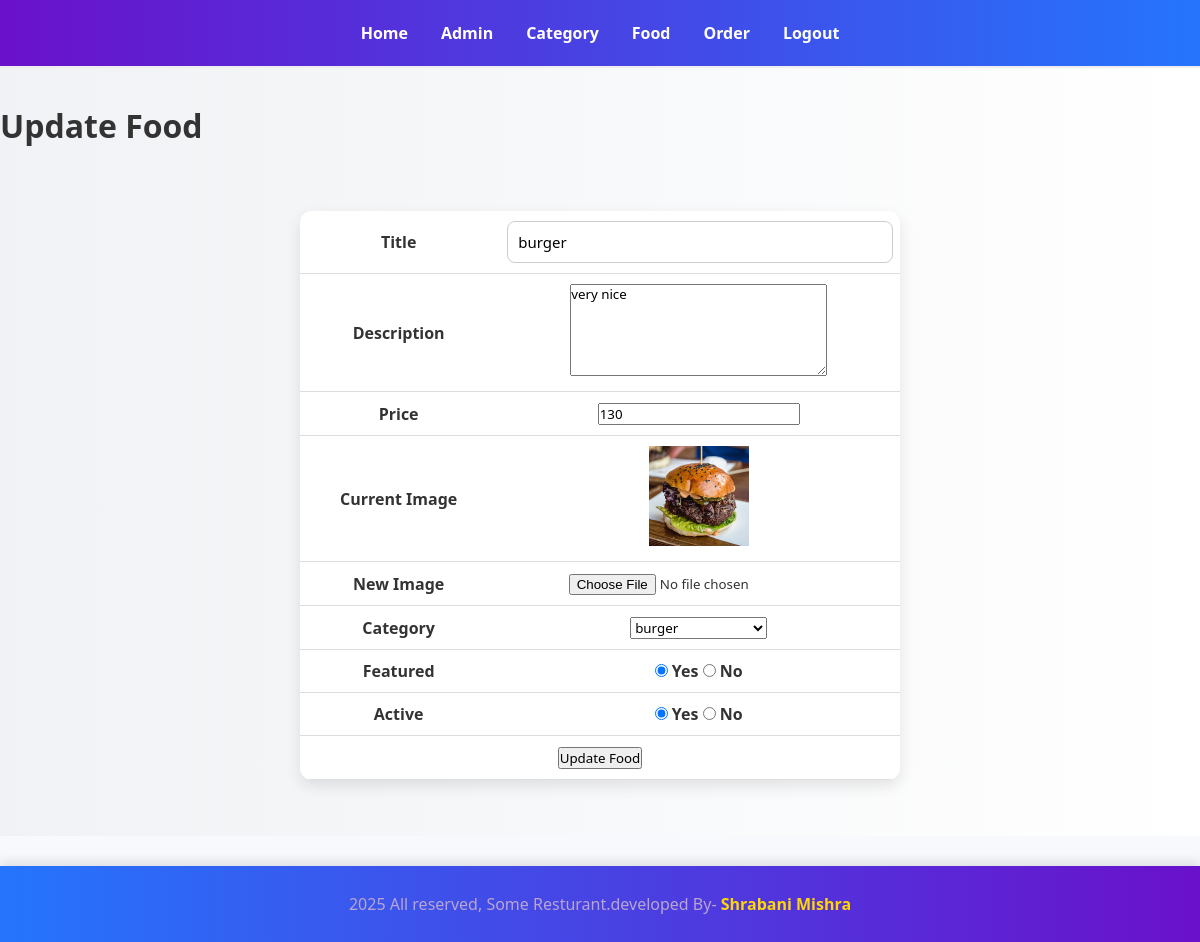
Screenshot of /resturant/admin/update-food.php?id=11 (signed in) with the database file from the repository.
### resturant/admin/update-food.php (the view, shortened to what this page needs)
<?php
include('partials/menu.php');
if (isset($_GET['id'])) {
    $id = intval($_GET['id']);
    $sql = "SELECT * FROM `tbl-food` WHERE id=$id";
    $res = mysqli_query($conn, $sql);
    if ($res && mysqli_num_rows($res) == 1) {
        $food = mysqli_fetch_assoc($res);
        $title = $food['title'];
        $description = $food['description'];
        $price = $food['price'];
        $current_image = $food['image_name'];
        $current_category = $food['category_id'];
        $featured = $food['featured'];
        $active = $food['active'];
    } else {
        $_SESSION['update'] = "<div class='error'>Food not found.</div>";
        header("Location:" . SITEURL . "admin/manage-food.php");
        exit();
    }
} else {
    header("Location:" . SITEURL . "admin/manage-food.php");
    exit();
}
?>
<div class="main-content">
    <div class="wrapper">
        <h1>Update Food</h1>
        <br><br>
        <form action="" method="POST" enctype="multipart/form-data">
            <table class="tbl-30">
                <tr>
                    <td>Title</td>
                    <td><input type="text" name="title" value="<?php echo $title; ?>" required></td>
                </tr>
                <tr>
                    <td>Description</td>
                    <td><textarea name="description" cols="30" rows="5"><?php echo $description; ?></textarea></td>
                </tr>
                <tr>
                    <td>Price</td>
                    <td><input type="number" name="price" step="0.01" value="<?php echo $price; ?>" required></td>
                </tr>
                <tr>
                    <td>Current Image</td>
                    <td>
                        <?php
                        if ($current_image != "") {
                            echo "<img src='" . SITEURL . "images/food/$current_image' width='100px'>";
                        } else {
                            echo "Image not added";
                        }
                        ?>
                    </td>
                </tr>
                <tr>
                    <td>New Image</td>
                    <td><input type="file" name="image"></td>
                </tr>
                <tr>
                    <td>Category</td>
                    <td>
                        <select name="category" required>
                            <?php
                            $sql2 = "SELECT * FROM tbl_category WHERE active='Yes'";
                            $res2 = mysqli_query($conn, $sql2);
                            if ($res2) {
                                while ($row = mysqli_fetch_assoc($res2)) {
                                    $selected = ($current_category == $row['id']) ? "selected" : "";
                                    echo "<option value='" . $row['id'] . "' $selected>" . $row['title'] . "</option>";
                                }
                            }
                            ?>
                        </select>
                    </td>
                </tr>
                <tr>
                    <td>Featured</td>
                    <td>
                        <input type="radio" name="featured" value="Yes" <?php if ($featured=="Yes") echo "checked"; ?>>
                        Yes
                        <input type="radio" name="featured" value="No" <?php if ($featured=="No") echo "checked"; ?>> No
                    </td>
                </tr>
                <tr>
                    <td>Active</td>
                    <td>
                        <input type="radio" name="active" value="Yes" <?php if ($active=="Yes") echo "checked"; ?>> Yes
                        <input type="radio" name="active" value="No" <?php if ($active=="No") echo "checked"; ?>> No
                    </td>
                </tr>
                <tr>
                    <td colspan="2">
                        <input type="submit" name="submit" value="Update Food" class="btn-secondary">
                    </td>
                </tr>
            </table>
        </form>
    </div>
</div>
<?php include('partials/footer.php'); ?>

### resturant/css/admin.css (style rules this page uses)
* { margin: 0; padding: 0; font-family: 'Segoe UI', Tahoma, Geneva, Verdana, sans-serif; }
body { background: #f8f9fd; color: #333; }
.main-content { background: linear-gradient(to right, #f0f2f5, #ffffff); padding: 3% 0; }
table { width: 100%; border-collapse: collapse; margin: 20px 0; font-size: 16px; background: #fff; box-shadow: 0px 6px 15px rgba(0, 0, 0, 0.1); border-radius: 10px; overflow: hidden; }
table th, table td { padding: 12px 15px; text-align: center; border-bottom: 1px solid #ddd; }
table td { color: #333; }
.tbl-30 { width: 50%; margin: 20px auto; border-spacing: 12px; background: #fff; padding: 20px; border-radius: 12px; box-shadow: 0px 6px 15px rgba(0, 0, 0, 0.1); }
.tbl-30 td { padding: 10px; font-size: 16px; font-weight: bold; color: #333; }
.tbl-30 input[type="text"], .tbl-30 input[type="password"] { width: 95%; padding: 10px; border: 1px solid #ccc; border-radius: 8px; font-size: 15px; transition: 0.3s; }

### rows the page displays
tbl-food: title "burger", description "very nice", price "130", image_name (picture), featured "☑", active "☑"

### other values shown
form field category "burger"
